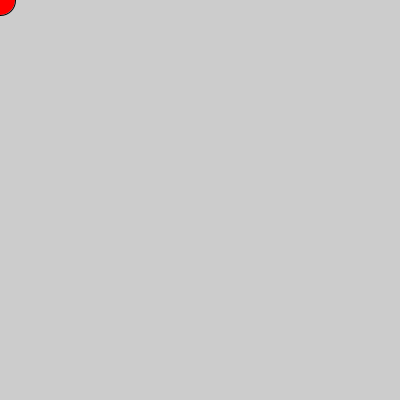
Frame 1 (no input)
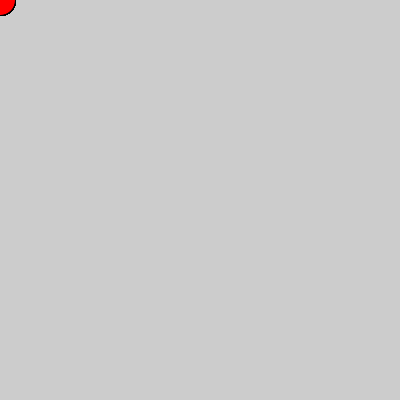
Frame 60 (the mouse pressed at the canvas centre just before this capture)
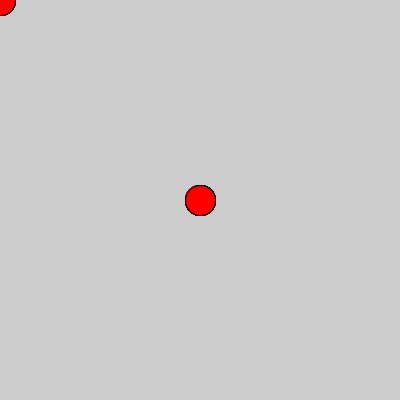
Frame 120 (the mouse held since frame 60 and released just before this capture)

The Processing sketch that drew these frames (run headless with seeded random() and noise(); from frame 60 on, the mouse is pressed at the canvas centre):

// Processing sketch: sketch_160217b
// ── sketch_160217b.pde
void setup () {
  size(400, 400);
}

void draw() {

  fill (#ff0000);
  
  ellipse(mouseX, mouseY, 30, 30);
  
}
